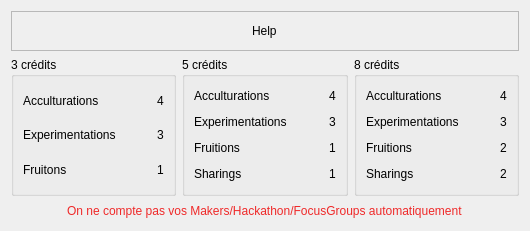
<?xml version="1.0" encoding="UTF-8"?>
<ui version="4.0">
 <class>HelpObjectivesWidget</class>
 <widget class="QWidget" name="HelpObjectivesWidget">
  <property name="geometry">
   <rect>
    <x>0</x>
    <y>0</y>
    <width>530</width>
    <height>231</height>
   </rect>
  </property>
  <property name="windowTitle">
   <string>Form</string>
  </property>
  <layout class="QVBoxLayout" name="verticalLayout">
   <item>
    <widget class="QFrame" name="frame">
     <property name="minimumSize">
      <size>
       <width>0</width>
       <height>40</height>
      </size>
     </property>
     <property name="maximumSize">
      <size>
       <width>16777215</width>
       <height>40</height>
      </size>
     </property>
     <property name="frameShape">
      <enum>QFrame::StyledPanel</enum>
     </property>
     <property name="frameShadow">
      <enum>QFrame::Raised</enum>
     </property>
     <layout class="QVBoxLayout" name="verticalLayout_2">
      <item alignment="Qt::AlignHCenter|Qt::AlignVCenter">
       <widget class="QLabel" name="label">
        <property name="text">
         <string>Help</string>
        </property>
       </widget>
      </item>
     </layout>
    </widget>
   </item>
   <item>
    <layout class="QHBoxLayout" name="horizontalLayout">
     <item>
      <widget class="QGroupBox" name="groupBox_3">
       <property name="autoFillBackground">
        <bool>false</bool>
       </property>
       <property name="styleSheet">
        <string notr="true"/>
       </property>
       <property name="title">
        <string>3 crédits</string>
       </property>
       <layout class="QGridLayout" name="gridLayout_3">
        <item row="1" column="1">
         <spacer name="horizontalSpacer_10">
          <property name="orientation">
           <enum>Qt::Horizontal</enum>
          </property>
          <property name="sizeHint" stdset="0">
           <size>
            <width>40</width>
            <height>20</height>
           </size>
          </property>
         </spacer>
        </item>
        <item row="1" column="0">
         <widget class="QLabel" name="label_11">
          <property name="text">
           <string>Experimentations</string>
          </property>
         </widget>
        </item>
        <item row="2" column="0">
         <widget class="QLabel" name="label_12">
          <property name="text">
           <string>Fruitons</string>
          </property>
         </widget>
        </item>
        <item row="0" column="1">
         <spacer name="horizontalSpacer_11">
          <property name="orientation">
           <enum>Qt::Horizontal</enum>
          </property>
          <property name="sizeHint" stdset="0">
           <size>
            <width>40</width>
            <height>20</height>
           </size>
          </property>
         </spacer>
        </item>
        <item row="2" column="2">
         <widget class="QLabel" name="label_21">
          <property name="text">
           <string>1</string>
          </property>
         </widget>
        </item>
        <item row="0" column="0">
         <widget class="QLabel" name="label_4">
          <property name="text">
           <string>Acculturations</string>
          </property>
         </widget>
        </item>
        <item row="1" column="2">
         <widget class="QLabel" name="label_22">
          <property name="text">
           <string>3</string>
          </property>
         </widget>
        </item>
        <item row="0" column="2">
         <widget class="QLabel" name="label_23">
          <property name="text">
           <string>4</string>
          </property>
         </widget>
        </item>
        <item row="2" column="1">
         <spacer name="horizontalSpacer_9">
          <property name="orientation">
           <enum>Qt::Horizontal</enum>
          </property>
          <property name="sizeHint" stdset="0">
           <size>
            <width>40</width>
            <height>20</height>
           </size>
          </property>
         </spacer>
        </item>
       </layout>
      </widget>
     </item>
     <item>
      <widget class="QGroupBox" name="groupBox_2">
       <property name="title">
        <string>5 crédits</string>
       </property>
       <layout class="QGridLayout" name="gridLayout_2">
        <item row="4" column="1">
         <spacer name="horizontalSpacer_7">
          <property name="orientation">
           <enum>Qt::Horizontal</enum>
          </property>
          <property name="sizeHint" stdset="0">
           <size>
            <width>40</width>
            <height>20</height>
           </size>
          </property>
         </spacer>
        </item>
        <item row="1" column="0">
         <widget class="QLabel" name="label_9">
          <property name="text">
           <string>Experimentations</string>
          </property>
         </widget>
        </item>
        <item row="2" column="1">
         <spacer name="horizontalSpacer_6">
          <property name="orientation">
           <enum>Qt::Horizontal</enum>
          </property>
          <property name="sizeHint" stdset="0">
           <size>
            <width>40</width>
            <height>20</height>
           </size>
          </property>
         </spacer>
        </item>
        <item row="0" column="3">
         <widget class="QLabel" name="label_20">
          <property name="text">
           <string>4</string>
          </property>
         </widget>
        </item>
        <item row="2" column="3">
         <widget class="QLabel" name="label_17">
          <property name="text">
           <string>1</string>
          </property>
         </widget>
        </item>
        <item row="4" column="0">
         <widget class="QLabel" name="label_8">
          <property name="text">
           <string>Sharings</string>
          </property>
         </widget>
        </item>
        <item row="0" column="0">
         <widget class="QLabel" name="label_10">
          <property name="text">
           <string>Acculturations</string>
          </property>
         </widget>
        </item>
        <item row="4" column="3">
         <widget class="QLabel" name="label_18">
          <property name="text">
           <string>1</string>
          </property>
         </widget>
        </item>
        <item row="2" column="0">
         <widget class="QLabel" name="label_3">
          <property name="text">
           <string>Fruitions</string>
          </property>
         </widget>
        </item>
        <item row="0" column="1">
         <spacer name="horizontalSpacer_8">
          <property name="orientation">
           <enum>Qt::Horizontal</enum>
          </property>
          <property name="sizeHint" stdset="0">
           <size>
            <width>40</width>
            <height>20</height>
           </size>
          </property>
         </spacer>
        </item>
        <item row="1" column="3">
         <widget class="QLabel" name="label_19">
          <property name="text">
           <string>3</string>
          </property>
         </widget>
        </item>
        <item row="1" column="1">
         <spacer name="horizontalSpacer_5">
          <property name="orientation">
           <enum>Qt::Horizontal</enum>
          </property>
          <property name="sizeHint" stdset="0">
           <size>
            <width>40</width>
            <height>20</height>
           </size>
          </property>
         </spacer>
        </item>
       </layout>
      </widget>
     </item>
     <item>
      <widget class="QGroupBox" name="groupBox">
       <property name="title">
        <string>8 crédits</string>
       </property>
       <layout class="QGridLayout" name="gridLayout">
        <item row="0" column="1">
         <spacer name="horizontalSpacer_4">
          <property name="orientation">
           <enum>Qt::Horizontal</enum>
          </property>
          <property name="sizeHint" stdset="0">
           <size>
            <width>40</width>
            <height>20</height>
           </size>
          </property>
         </spacer>
        </item>
        <item row="3" column="1">
         <spacer name="horizontalSpacer_2">
          <property name="orientation">
           <enum>Qt::Horizontal</enum>
          </property>
          <property name="sizeHint" stdset="0">
           <size>
            <width>40</width>
            <height>20</height>
           </size>
          </property>
         </spacer>
        </item>
        <item row="2" column="0">
         <widget class="QLabel" name="label_2">
          <property name="text">
           <string>Fruitions</string>
          </property>
         </widget>
        </item>
        <item row="3" column="0">
         <widget class="QLabel" name="label_5">
          <property name="text">
           <string>Sharings</string>
          </property>
         </widget>
        </item>
        <item row="3" column="2">
         <widget class="QLabel" name="label_14">
          <property name="text">
           <string>2</string>
          </property>
         </widget>
        </item>
        <item row="2" column="2">
         <widget class="QLabel" name="label_13">
          <property name="text">
           <string>2</string>
          </property>
         </widget>
        </item>
        <item row="0" column="0">
         <widget class="QLabel" name="label_7">
          <property name="text">
           <string>Acculturations</string>
          </property>
         </widget>
        </item>
        <item row="0" column="2">
         <widget class="QLabel" name="label_16">
          <property name="text">
           <string>4</string>
          </property>
         </widget>
        </item>
        <item row="1" column="1">
         <spacer name="horizontalSpacer_3">
          <property name="orientation">
           <enum>Qt::Horizontal</enum>
          </property>
          <property name="sizeHint" stdset="0">
           <size>
            <width>40</width>
            <height>20</height>
           </size>
          </property>
         </spacer>
        </item>
        <item row="1" column="2">
         <widget class="QLabel" name="label_15">
          <property name="text">
           <string>3</string>
          </property>
         </widget>
        </item>
        <item row="2" column="1">
         <spacer name="horizontalSpacer">
          <property name="orientation">
           <enum>Qt::Horizontal</enum>
          </property>
          <property name="sizeHint" stdset="0">
           <size>
            <width>40</width>
            <height>20</height>
           </size>
          </property>
         </spacer>
        </item>
        <item row="1" column="0">
         <widget class="QLabel" name="label_6">
          <property name="text">
           <string>Experimentations</string>
          </property>
         </widget>
        </item>
       </layout>
      </widget>
     </item>
    </layout>
   </item>
   <item alignment="Qt::AlignHCenter">
    <widget class="QLabel" name="label_24">
     <property name="styleSheet">
      <string notr="true">color: rgb(239, 41, 41);</string>
     </property>
     <property name="frameShape">
      <enum>QFrame::NoFrame</enum>
     </property>
     <property name="text">
      <string>On ne compte pas vos Makers/Hackathon/FocusGroups automatiquement</string>
     </property>
    </widget>
   </item>
  </layout>
 </widget>
 <resources/>
 <connections/>
</ui>
